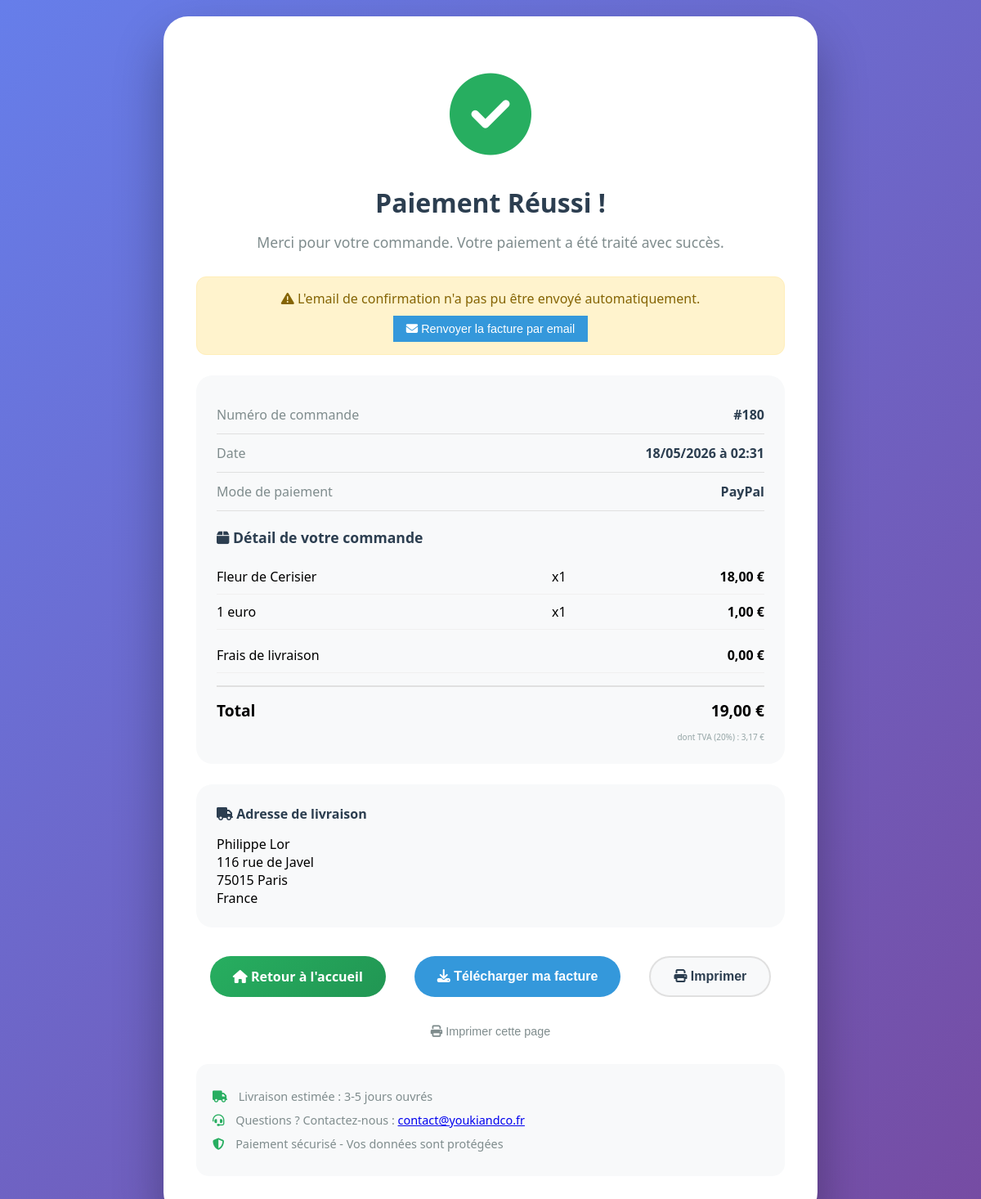
/paiement-reussi-email.php?commande=180, run on the app's committed database.
### tables this page shows
CREATE TABLE `Commande` (
  `idCommande` bigint NOT NULL,
  `idClient` bigint NOT NULL,
  `idAdresseLivraison` bigint NOT NULL,
  `idAdresseFacturation` bigint DEFAULT NULL,
  `dateCommande` datetime NOT NULL,
  `modeReglement` varchar(200) NOT NULL DEFAULT 'CB',
  `delaiLivraison` date NOT NULL,
  `fraisDePort` double NOT NULL,
  `montantTotal` double NOT NULL,
  `statut` varchar(20) NOT NULL DEFAULT 'en_attente',
  `statut_paiement` enum('en_attente','payee','echec','annulee','rembourse') DEFAULT 'en_attente',
  `idPaiement` int DEFAULT NULL
);

CREATE TABLE `LigneCommande` (
  `idLigneCommande` bigint NOT NULL,
  `idCommande` bigint NOT NULL,
  `idOrigami` bigint NOT NULL,
  `quantite` int NOT NULL,
  `prixUnitaire` double NOT NULL
);

CREATE TABLE `Origami` (
  `idOrigami` bigint NOT NULL,
  `nom` varchar(50) NOT NULL,
  `description` varchar(300) NOT NULL,
  `photo` varchar(300) NOT NULL,
  `prixHorsTaxe` double NOT NULL,
  `date_modification` datetime DEFAULT NULL,
  `niveau_difficulte` varchar(50) DEFAULT NULL,
  `visible` tinyint(1) DEFAULT '1'
);

CREATE TABLE `Client` (
  `idClient` bigint NOT NULL,
  `email` varchar(50) NOT NULL,
  `motDePasse` varchar(1000) DEFAULT NULL,
  `nom` varchar(50) NOT NULL,
  `prenom` varchar(50) NOT NULL,
  `telephone` varchar(20) DEFAULT NULL,
  `email_confirme` tinyint(1) DEFAULT '0',
  `token_confirmation` varchar(64) DEFAULT NULL,
  `token_expires` datetime DEFAULT NULL,
  `type` enum('temporaire','permanent') DEFAULT 'temporaire',
  `date_creation` datetime DEFAULT CURRENT_TIMESTAMP,
  `session_id` varchar(128) DEFAULT NULL
);

CREATE TABLE `Adresse` (
  `idAdresse` bigint NOT NULL,
  `idClient` bigint NOT NULL,
  `nom` varchar(50) NOT NULL,
  `prenom` varchar(50) NOT NULL,
  `adresse` varchar(50) NOT NULL,
  `codePostal` varchar(50) NOT NULL,
  `ville` varchar(50) NOT NULL,
  `pays` varchar(50) NOT NULL,
  `telephone` varchar(50) DEFAULT NULL,
  `instructions` varchar(255) DEFAULT NULL,
  `societe` varchar(50) DEFAULT NULL,
  `type` varchar(20) DEFAULT 'livraison',
  `dateCreation` datetime DEFAULT CURRENT_TIMESTAMP
);

### paiement-reussi-email.php (the view, shortened to what this page needs)
<?php
$commande_id = isset($_GET['commande']) ? intval($_GET['commande']) : 0;
$pdo = getPDOConnection();
$commande_valide = false;
$email_envoye = false;
$commande = null;
$items = [];
$sous_total = 0;
$frais_livraison = 0;
$total_global = 0;
if ($pdo) {
    try {
        $stmt = $pdo->prepare("
            SELECT
                c.idCommande,
                c.dateCommande,
                c.montantTotal,
                c.fraisDePort,
                c.modeReglement,
                c.statut,
                cl.email,
                cl.nom,
                cl.prenom,
                a_liv.adresse as adresse_livraison,
                a_liv.codePostal as cp_livraison,
                a_liv.ville as ville_livraison,
                a_liv.pays as pays_livraison
            FROM Commande c
            JOIN Client cl ON c.idClient = cl.idClient
            JOIN Adresse a_liv ON c.idAdresseLivraison = a_liv.idAdresse
            WHERE c.idCommande = ?
        ");
        $stmt->execute([$commande_id]);
        $commande = $stmt->fetch(PDO::FETCH_ASSOC);
        if ($commande) {
            $commande_valide = true;
            $frais_livraison = floatval($commande['fraisDePort'] ?? 0);
            $stmt_items = $pdo->prepare("
                SELECT
                    lc.quantite,
                    lc.prixUnitaire,
                    o.nom as produit_nom,
                    o.description
                FROM LigneCommande lc
                JOIN Origami o ON lc.idOrigami = o.idOrigami
                WHERE lc.idCommande = ?
            ");
            $stmt_items->execute([$commande_id]);
            $items = $stmt_items->fetchAll(PDO::FETCH_ASSOC);
            $sous_total = 0;
            foreach ($items as $item) {
                $sous_total += $item['quantite'] * $item['prixUnitaire'];
            }
            $total_global = $sous_total + $frais_livraison;
        } else {
            error_log("Commande #$commande_id non trouvée");
        }
    } catch (Exception $e) {
        error_log("Erreur dans paiement-reussi-email.php: " . $e->getMessage());
    }
}
$taux_tva = 20;
$montant_ht = $sous_total / (1 + $taux_tva / 100);
$montant_tva = $sous_total - $montant_ht;
?>
<!DOCTYPE html>
<html lang="fr">
<head>
    <link rel="stylesheet" href="https://cdnjs.cloudflare.com/ajax/libs/font-awesome/6.4.0/css/all.min.css">
</head>
<body>
    <div class="confirmation-container">
        <div class="confirmation-card">
            <div class="confirmation-icon">
                <i class="fas fa-check-circle"></i>
            </div>
            <h1>Paiement Réussi !</h1>
            <p class="confirmation-message">
                Merci pour votre commande. Votre paiement a été traité avec succès.
            </p>
            <div class="email-status <?php
                echo $email_envoye ? 'email-success' :
                    ($commande_valide ? 'email-warning' : 'email-error');
            ?>">
                <?php if ($email_envoye): ?>
                    <i class="fas fa-envelope"></i>
                    Un email de confirmation avec votre facture a été envoyé à <strong><?php echo htmlspecialchars($commande['email']); ?></strong>
                <?php elseif ($commande_valide): ?>
                    <i class="fas fa-exclamation-triangle"></i>
                    L'email de confirmation n'a pas pu être envoyé automatiquement.
                    <br>
                    <button onclick="renvoyerFactureEmail(<?php echo $commande_id; ?>)" class="btn-download" style="margin-top: 10px; padding: 8px 16px; font-size: 0.9rem;">
                        <i class="fas fa-envelope"></i> Renvoyer la facture par email
                    </button>
                <?php else: ?>
                    <i class="fas fa-exclamation-circle"></i>
                    Une erreur est survenue. Veuillez contacter le service client.
                <?php endif; ?>
            </div>
            <div class="confirmation-details">
                <div class="detail-row">
                    <span class="detail-label">Numéro de commande</span>
                    <span class="detail-value">#<?php echo $commande_id; ?></span>
                </div>
                <div class="detail-row">
                    <span class="detail-label">Date</span>
                    <span class="detail-value"><?php echo date('d/m/Y à H:i', strtotime($commande['dateCommande'] ?? 'now')); ?></span>
                </div>
                <div class="detail-row">
                    <span class="detail-label">Mode de paiement</span>
                    <span class="detail-value"><?php echo htmlspecialchars($commande['modeReglement'] ?? 'PayPal'); ?></span>
                </div>
                <?php if (!empty($items)): ?>
                <div style="margin-top: 20px;">
                    <h3 style="margin-bottom: 15px; color: #2c3e50; font-size: 1.1rem;">
                        <i class="fas fa-box"></i> Détail de votre commande
                    </h3>
                    <?php foreach ($items as $item): ?>
                    <div class="order-item">
                        <span class="item-name"><?php echo htmlspecialchars($item['produit_nom']); ?></span>
                        <span class="item-qty">x<?php echo $item['quantite']; ?></span>
                        <span class="item-price"><?php echo number_format($item['quantite'] * $item['prixUnitaire'], 2, ',', ' '); ?> €</span>
                    </div>
                    <?php endforeach; ?>
                    <div class="order-item" style="margin-top: 10px;">
                        <span class="item-name">Frais de livraison</span>
                        <span class="item-qty"></span>
                        <span class="item-price"><?php echo number_format($frais_livraison, 2, ',', ' '); ?> €</span>
                    </div>
                    <div class="order-total">
                        <span>Total</span>
                        <span><strong><?php echo number_format($total_global, 2, ',', ' '); ?> €</strong></span>
                    </div>
                    <div style="margin-top: 10px; font-size: 0.75rem; color: #95a5a6; text-align: right;">
                        <small>dont TVA (20%) : <?php echo number_format($montant_tva, 2, ',', ' '); ?> €</small>
                    </div>
                </div>
                <?php endif; ?>
            </div>
            <?php if (!empty($commande['adresse_livraison'])): ?>
            <div class="confirmation-details" style="margin-top: 0;">
                <h3 style="margin-bottom: 15px; color: #2c3e50; font-size: 1rem;">
                    <i class="fas fa-truck"></i> Adresse de livraison
                </h3>
                <p><?php echo htmlspecialchars($commande['prenom'] . ' ' . $commande['nom']); ?><br>
                <?php echo htmlspecialchars($commande['adresse_livraison']); ?><br>
                <?php echo htmlspecialchars($commande['cp_livraison'] . ' ' . $commande['ville_livraison']); ?><br>
                <?php echo htmlspecialchars($commande['pays_livraison'] ?? 'France'); ?></p>
            </div>
            <?php endif; ?>
            <div class="confirmation-actions">
                <a href="index.html" class="btn btn-primary">
                    <i class="fas fa-home"></i> Retour à l'accueil
                </a>
                <button onclick="telechargerFacture(<?php echo $commande_id; ?>)" class="btn btn-download">
                    <i class="fas fa-download"></i> Télécharger ma facture
                </button>
                <button onclick="window.print()" class="btn btn-secondary">
                    <i class="fas fa-print"></i> Imprimer
                </button>
            </div>
            <div class="print-section">
                <button onclick="window.print()" class="print-btn">
                    <i class="fas fa-print"></i> Imprimer cette page
                </button>
            </div>
            <div class="confirmation-info">
                <p><i class="fas fa-truck"></i> Livraison estimée : 3-5 jours ouvrés</p>
                <p><i class="fas fa-headset"></i> Questions ? Contactez-nous : <a href="mailto:contact@youkiandco.fr">contact@youkiandco.fr</a></p>
                <p><i class="fas fa-shield-alt"></i> Paiement sécurisé - Vos données sont protégées</p>
            </div>
        </div>
    </div>
</body>
</html>

### paiement-reussi-email.php (style rules this page uses)
* { margin: 0; padding: 0; box-sizing: border-box; }
body { font-family: 'Segoe UI', Tahoma, Geneva, Verdana, sans-serif; background: linear-gradient(135deg, #667eea 0%, #764ba2 100%); min-height: 100vh; display: flex; align-items: center; justify-content: center; padding: 20px; }
.confirmation-container { max-width: 800px; width: 100%; }
.confirmation-card { background: white; border-radius: 30px; padding: 50px 40px; box-shadow: 0 30px 60px rgba(0,0,0,0.3); animation: slideUp 0.5s ease; }
.confirmation-icon { font-size: 100px; color: #27ae60; margin-bottom: 20px; text-align: center; }
h1 { color: #2c3e50; font-size: 2rem; margin-bottom: 15px; text-align: center; }
.confirmation-message { color: #7f8c8d; font-size: 1.1rem; margin-bottom: 30px; text-align: center; }
.email-status { margin: 20px 0; padding: 15px 20px; border-radius: 12px; text-align: center; }
.email-warning { background-color: #fff3cd; color: #856404; border: 1px solid #ffeeba; }
.confirmation-details { background: #f8f9fa; padding: 25px; border-radius: 20px; margin: 25px 0; }
.detail-row { display: flex; justify-content: space-between; padding: 12px 0; border-bottom: 1px solid #e0e0e0; }
.detail-label { color: #7f8c8d; font-weight: 500; }
.detail-value { color: #2c3e50; font-weight: 600; }
.order-item { display: flex; justify-content: space-between; padding: 10px 0; border-bottom: 1px solid #f0f0f0; }
.item-name { flex: 2; }
.item-qty { flex: 1; text-align: center; }
.item-price { flex: 1; text-align: right; font-weight: 600; }
.order-total { display: flex; justify-content: space-between; margin-top: 15px; padding-top: 15px; border-top: 2px solid #e0e0e0; font-weight: 800; font-size: 1.2rem; }
.btn { display: inline-block; padding: 14px 28px; border-radius: 50px; font-weight: 600; font-size: 1rem; cursor: pointer; transition: all 0.3s ease; text-decoration: none; margin: 10px; text-align: center; }
.btn-primary { background: linear-gradient(135deg, #27ae60, #219653); color: white; border: none; }
.btn-secondary { background: #f8f9fa; color: #2c3e50; border: 2px solid #e0e0e0; }
.btn-download { background: #3498db; color: white; border: none; }
.confirmation-actions { display: flex; justify-content: center; flex-wrap: wrap; gap: 15px; margin-top: 20px; }
.confirmation-info { margin-top: 30px; padding: 20px; background: #f8f9fa; border-radius: 15px; }
.confirmation-info p { margin: 10px 0; color: #7f8c8d; font-size: 0.9rem; }
.confirmation-info i { margin-right: 10px; color: #27ae60; }
.print-section { text-align: center; margin-top: 20px; }
.print-btn { background: none; border: none; color: #7f8c8d; cursor: pointer; font-size: 0.9rem; }

### data on the page
commande: dateCommande "18/05/2026 à 02:31", modeReglement "PayPal", fraisDePort "0,00", fraisDePort "19,00", idClient.nom "Philippe Lor", idAdresseFacturation.adresse "116 rue de Javel", idAdresseFacturation.ville "75015 Paris", idAdresseFacturation.pays "France"
lignecommande: idOrigami.nom "Fleur de Cerisier", quantite "1", $item['quantite'] * $item['prixUnitaire'] "18,00"
lignecommande: idOrigami.nom "1 euro", quantite "1", $item['quantite'] * $item['prixUnitaire'] "1,00"

### other printed values
$commande_id "180"
$montant_tva "3,17"
